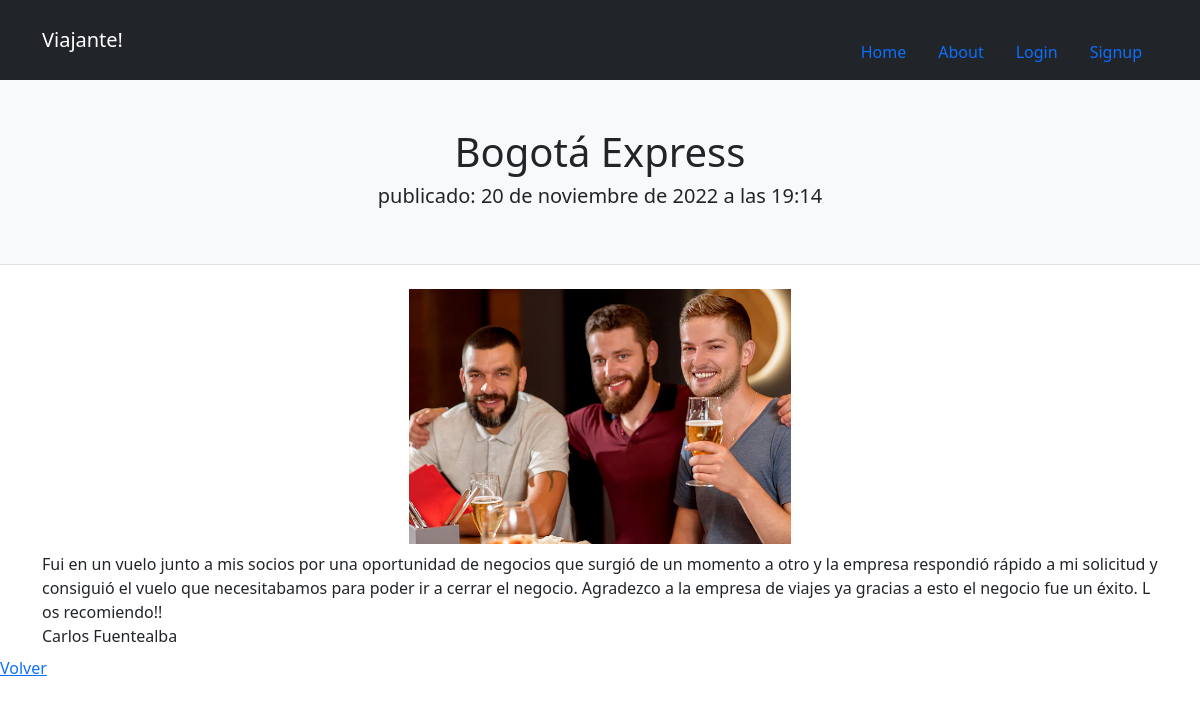
The app's page /blog-opiniones/opinion-detallada/2/ with its own data.
### blog_opiniones/models.py (models this page shows, shortened)
class Opinion (models.Model):
    titulo = models.CharField(max_length=30, default="")
    breve_opinion = models.CharField(max_length=300, default="")
    opinion_detallada = models.CharField(max_length=3000, default="")
    firma = models.CharField(max_length=30, default="")
    fecha_publicacion = models.DateTimeField(auto_now_add=True)
    imagen = models.ImageField(upload_to="opiniones", null=True, blank=True)

### blog_opiniones/views.py (the view)
# urls.py: path('opinion-detallada/<int:pk>/', OpinionDetallada.as_view(), name="opinion-detallada"),
class OpinionDetallada(DetailView):
    model = Opinion

### blog_opiniones/templates/blog_opiniones/opinion_detail.html
{% extends 'blog_opiniones/base.html' %}
{% load static %}
{% block header %}
    <div class="d-flex justify-content-center">
        <h1>{{object.titulo}}</h1>
    </div>
    <div class="d-flex justify-content-center">
        <h5> publicado: {{object.fecha_publicacion}} </h5>
    </div>
{% endblock %}
{% block contenido %}
    <div class="d-flex justify-content-center">
        {% if object.imagen %}
        <img height="255" src="{{ object.imagen.url }}" />
        {% else %}
        <img height="255" src="https://dummyimage.com/255x255/dee2e6/6c757d.jpg" alt="...">
        {% endif %}
    </div>
    <div class="container text-wrap py-1 my-1" style="word-break: break-all;">
            {{object.opinion_detallada}}<br>
            {{object.firma}}
    </div>
    <a href="{% url 'index-blog' %}">Volver</a>
{% endblock %}

### records on screen
Opinion: titulo "Bogotá Express", fecha_publicacion "20 de noviembre de 2022 a las 19:14", imagen (picture), opinion_detallada "Fui en un vuelo junto a mis socios por una oportunidad de negocios que surgió de un momento a otro y la empresa respondió rápido a mi solicitud y consiguió el vuelo que necesitabamos para poder ir a cerrar el negocio. Agradezco a la empresa de viajes ya gracias a esto el negocio fue un éxito. Los recomiendo!!", firma "Carlos Fuentealba"
